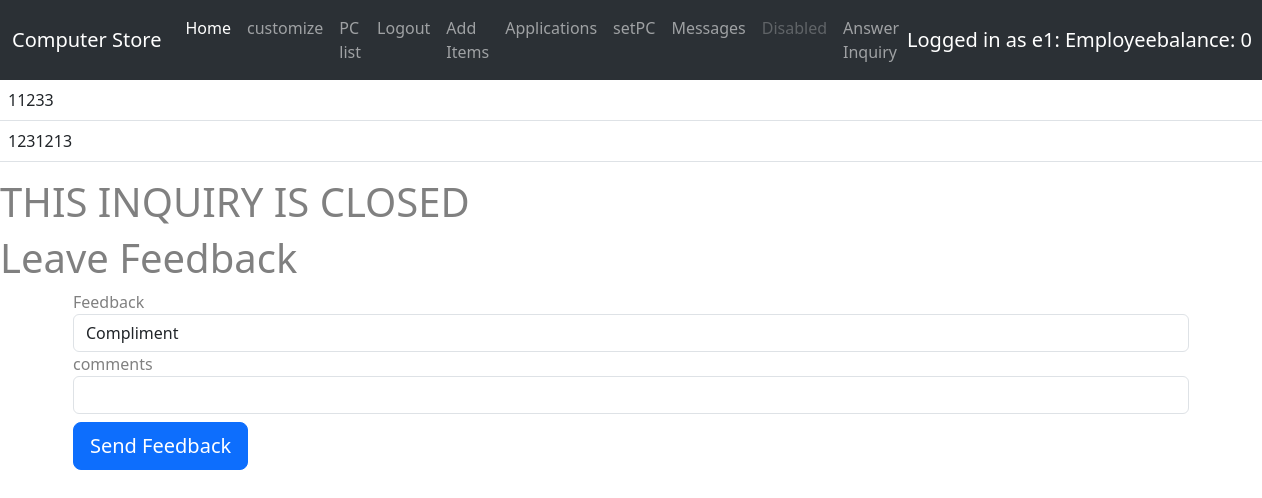
The page /inquirypage/1 (signed in) on the database its author committed.
### ltt/models.py (models this page shows, shortened)
class User(db.Model,UserMixin):
    __tablename__ = 'User'
    id = db.Column(db.Integer, primary_key = True)
    username = db.Column(db.String(120),default = None )
    password = db.Column(db.String(120),default = None)
    balance = db.Column(db.Integer(),default=0)
    userType = db.Column(db.String(120),default = "Visitor")
    status = db.Column(db.String(120),default = "Valid")
    compliments = db.Column(db.Integer,default = 0)
    warnings = db.Column(db.Integer,default=0)

class InqMessages(db.Model):
    id = db.Column(db.Integer, primary_key = True)
    content = db.Column(db.String(120))
    inquiry_id = db.Column(db.Integer, db.ForeignKey('inquiry.id'))
    user_id = db.Column(db.Integer,db.ForeignKey('User.id'))

### ltt/view.py (the view, shortened to what this page needs)
@view.route('/inquirypage/<int:inquirys_id>',methods = ['GET','POST'])
def currentInquiry(inquirys_id):
    inquiry_to_show = Inquiry.query.get_or_404(inquirys_id)
    form = AddInquiryMessageForm()
    comments = InqMessages.query.filter_by(inquiry_id = inquirys_id)
    if form.validate_on_submit():
        comment_to_add = InqMessages(content = form.content.data , inquiry_id = inquirys_id , user_id = current_user.id)
        db.session.add(comment_to_add)
        db.session.commit()
        return redirect(url_for('view.currentInquiry',inquirys_id = inquirys_id ))
    cform = CloseInquiryForm()
    fform = FeedbackForm()
    fform = FeedbackForm()
    if fform.validate_on_submit():
        feedback_to_add = Feedback(inquiry_id = inquirys_id,feedbackType = fform.feedbackType_.data ,comment_ = fform.conten.data)
        db.session.add(feedback_to_add)
        db.session.commit()
        return redirect(url_for('view.currentInquiry', inquirys_id = inquirys_id ))
    return render_template('displayInquiry.html',form=form,comments=comments,inquiry_to_show = inquiry_to_show,current_user=current_user,User=User,Inquiry = Inquiry,cform=cform,fform = fform,Feedback = Feedback )

### ltt/forms.py
class AddInquiryMessageForm(FlaskForm):
    content = StringField(label='content',  validators=[DataRequired()])
    submit = SubmitField(label='Post Message')

class CloseInquiryForm(FlaskForm):
    submit__ = SubmitField(label='Close')

### ltt/models.py (called while the page is built)
@login_manager.user_loader
def load_user(user_id):
    return User.query.get(int(user_id))

### ltt/templates/displayInquiry.html (shortened to what this page needs)
{% extends "base.html" %}
{% block contend %}
<table class = "table table-hover">
    <tbody>
        {% for comment in comments %}
            {%if User.query.get_or_404(comment.user_id).userType == "Customer"%}
                <tr style="background-color:powderblue;">
            {%else%}
                <tr style="background-color:rgb(230, 176, 176);">
            {%endif%}
            <td>{{comment.content}}</td>
        </tr>
        {% endfor %}
    </tbody>
</table>
{%if Inquiry.query.get_or_404(inquiry_to_show.id).status == "open" %}
    <h1>Talk to Inquiry</h1>
    <div class = "container">
        <form method="POST" class = "form-register">
            {{form.hidden_tag()}}
            {{ form.content.label() }}
            {{ form.content(class="form-control")}}
            {{form.submit(class="btn btn-lg btn-block btn-primary mt-2")}}
        </form>
    </div>
    <h1>Close Inquiry</h1>
    <div class = "container">
        <form method="POST" class = "form-register">
            {{cform.hidden_tag()}}
            {{cform.submit__(class="btn btn-lg btn-block btn-primary mt-2")}}
        </form>
    </div>
{%else%}
    <h1>THIS INQUIRY IS CLOSED</h1>
    <h1>Leave Feedback</h1>
    <div class = "container">
        <form method="POST" class = "form-register">
            {{fform.feedbackType_.label()}}
            {{fform.feedbackType_(class="form-control", placeholder = "Feedback")}}
            {{ fform.conten.label() }}
            {{ fform.conten(class="form-control")}}
            {{fform.submit_(class="btn btn-lg btn-block btn-primary mt-2")}}
        </form>
    </div>
{%endif%}
{%endblock%}

### ltt/templates/base.html (shortened to what this page needs)
<!DOCTYPE html>
<html>
    <head>
        <link href="https://cdn.jsdelivr.net/npm/bootstrap@5.3.0-alpha3/dist/css/bootstrap.min.css" rel="stylesheet">
        <link rel="stylesheet" type="text/css" href="{{ url_for('static', filename='main.css') }}">
    </head>
    <body>
        <nav class="navbar navbar-expand-lg bg-body-tertiary bg-dark"  data-bs-theme="dark">
            <div class="container-fluid">
              <a class="navbar-brand" href="#">Computer Store</a>
              <div class="collapse navbar-collapse" id="navbarNavAltMarkup">
                <div class="navbar-nav">
                  <a class="nav-link active" aria-current="page" href="/home">Home</a>
                  <a class="nav-link" href="/customize">customize</a>
                  <a class="nav-link" href="/prebulid">PC list</a>
                  {%if current_user.is_active%}
                    <a class="nav-link" href="/logout">Logout</a>
                  {%endif%}
                  {%if current_user.userType == "Employee"%}
                    <a class="nav-link" href = /additem>Add Items</a>
                    <a class="nav-link" href = /applications>Applications</a>
                    <a class="nav-link" href = /setPC>setPC</a>
                  {%endif%}
                  {%if current_user.userType == "Employee"%}
                  <a class="nav-link" href = /messages>Messages</a>
                  {%endif%}
                  <a class="nav-link disabled">Disabled</a>
                  {%if current_user.userType == "Employee"%}
                  <a class="nav-link" href = /inquiry>Answer Inquiry</a>
                  {%endif%}
                </div>
              </div>
              {%if current_user.is_active%}
                <a class="navbar-brand"> {%print "Logged in as "%}{% print current_user.username ,": ", current_user.userType , "balance: ",current_user.balance %} </a>
              {%endif%}
            </div>
        </nav>
        {% block contend %}
        {%endblock%}
    </body>
</html>

### ltt/static/main.css (style rules this page uses)
* { box-sizing: border-box; }
body { color: grey; }

### rows shown on the page
User: username "e1 Employee 0"
InqMessages: content "11233"
InqMessages: content "1231213"

### other values the page prints
{{ print "Logged in as " }} "Logged in as"
{{ fform.feedbackType_.label() }} "Feedback"
{{ fform.conten.label() }} "comments"
